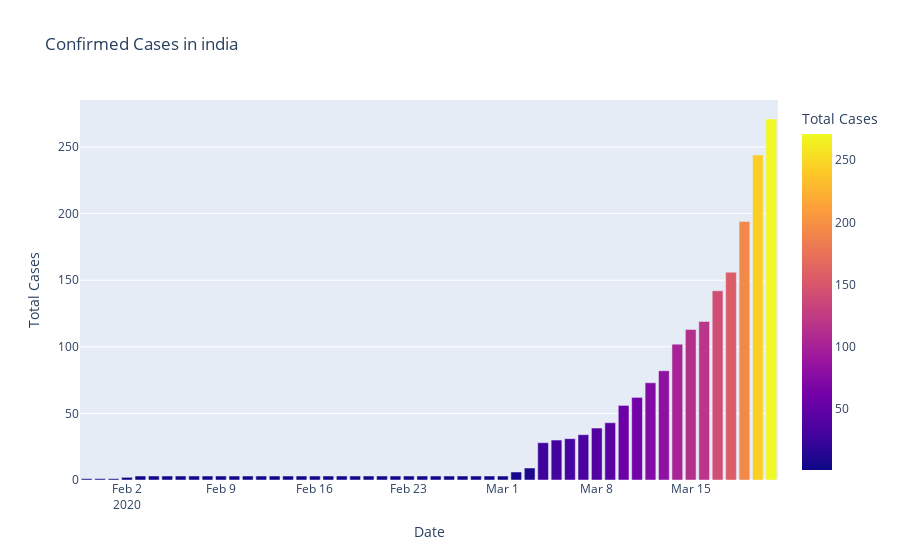

The notebook cell this image was saved under:
### Code cell
fig = px.bar(dbd_India,x="Date",y="Total Cases",color="Total Cases", title='Confirmed Cases in india')
fig.show()

### Figure 1 — Plotly figure (JSON) as saved in the notebook; plotly's stock layout.template omitted (floating-point values rounded to 4 significant figures)
{"data": [{"alignmentgroup": "True", "hovertemplate": "Date=%{x}<br>Total Cases=%{marker.color}<extra></extra>", "legendgroup": "", "marker": {"color": [1, 1, 1, 2, 3, 3, 3, 3, 3, 3, 3, 3, 3, 3, 3, 3, 3, 3, 3, 3, 3, 3, 3, 3, 3, 3, 3, 3, 3, 3, 3, 3, 6, 9, 28, 30, 31, 34, 39, 43, 56, 62, 73, 82, 102, 113, 119, 142, 156, 194, 244, 271], "coloraxis": "coloraxis"}, "name": "", "offsetgroup": "", "orientation": "v", "showlegend": false, "textposition": "auto", "type": "bar", "x": ["2020-01-30T00:00:00", "2020-01-31T00:00:00", "2020-02-01T00:00:00", "2020-02-02T00:00:00", "2020-02-03T00:00:00", "2020-02-04T00:00:00", "2020-02-05T00:00:00", "2020-02-06T00:00:00", "2020-02-07T00:00:00", "2020-02-08T00:00:00", "2020-02-09T00:00:00", "2020-02-10T00:00:00", "2020-02-11T00:00:00", "2020-02-12T00:00:00", "2020-02-13T00:00:00", "2020-02-14T00:00:00", "2020-02-15T00:00:00", "2020-02-16T00:00:00", "2020-02-17T00:00:00", "2020-02-18T00:00:00", "2020-02-19T00:00:00", "2020-02-20T00:00:00", "2020-02-21T00:00:00", "2020-02-22T00:00:00", "2020-02-23T00:00:00", "2020-02-24T00:00:00", "2020-02-25T00:00:00", "2020-02-26T00:00:00", "2020-02-27T00:00:00", "2020-02-28T00:00:00", "2020-02-29T00:00:00", "2020-03-01T00:00:00", "2020-03-02T00:00:00", "2020-03-03T00:00:00", "2020-03-04T00:00:00", "2020-03-05T00:00:00", "2020-03-06T00:00:00", "2020-03-07T00:00:00", "2020-03-08T00:00:00", "2020-03-09T00:00:00", "2020-03-10T00:00:00", "2020-03-11T00:00:00", "2020-03-12T00:00:00", "2020-03-13T00:00:00", "2020-03-14T00:00:00", "2020-03-15T00:00:00", "2020-03-16T00:00:00", "2020-03-17T00:00:00", "2020-03-18T00:00:00", "2020-03-19T00:00:00", "2020-03-20T00:00:00", "2020-03-21T00:00:00"], "xaxis": "x", "y": [1, 1, 1, 2, 3, 3, 3, 3, 3, 3, 3, 3, 3, 3, 3, 3, 3, 3, 3, 3, 3, 3, 3, 3, 3, 3, 3, 3, 3, 3, 3, 3, 6, 9, 28, 30, 31, 34, 39, 43, 56, 62, 73, 82, 102, 113, 119, 142, 156, 194, 244, 271], "yaxis": "y"}], "layout": {"barmode": "relative", "coloraxis": {"colorbar": {"title": {"text": "Total Cases"}}, "colorscale": [[0, "#0d0887"], [0.1111, "#46039f"], [0.2222, "#7201a8"], [0.3333, "#9c179e"], [0.4444, "#bd3786"], [0.5556, "#d8576b"], [0.6667, "#ed7953"], [0.7778, "#fb9f3a"], [0.8889, "#fdca26"], [1, "#f0f921"]]}, "legend": {"tracegroupgap": 0}, "title": {"text": "Confirmed Cases in india"}, "xaxis": {"anchor": "y", "domain": [0, 1], "title": {"text": "Date"}}, "yaxis": {"anchor": "x", "domain": [0, 1], "title": {"text": "Total Cases"}}}}
